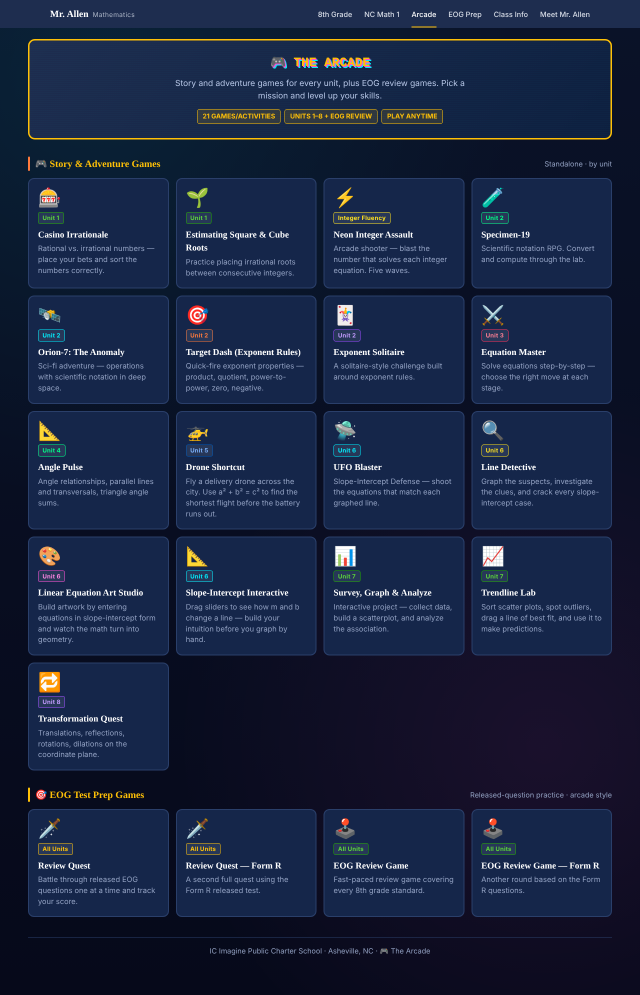
#> input picture arcade-1280.png, 1280 x 1989 px, given in place of arcade-1280.png_q01_a_before.png, which was not available (shown at 1/2 size)
$ python pair.py ../../arcade-1280.png
#> lines starting #> are read from the running program, lines starting #| are printed output that depends on the picture; pictures that were not available may be replaced by others from this repository, and a replacement may not be noted
import sys
from PIL import Image
tag=sys.argv[1]
for n in range(1,46):
    a=Image.open(f'shots/{tag}_q{n:02d}_a_before.png'); b=Image.open(f'shots/{tag}_q{n:02d}_b_after.png')
#> further down, a is the input picture: PIL image 1280x1989 RGB; mean R, G, B 25.3, 36.6, 64.6
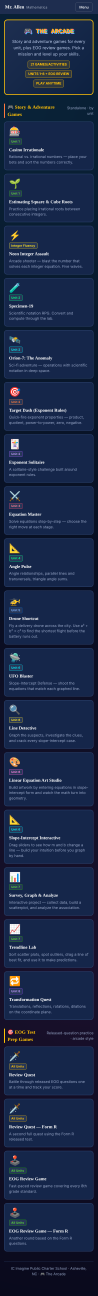
#> input picture arcade-390.png, 390 x 5182 px, given in place of arcade-1280.png_q01_b_after.png, which was not available (shown at 1/4 size)
#> further down, b is the input picture: PIL image 390x5182 RGB; mean R, G, B 27.9, 41.9, 72.4
    h=max(a.height,b.height); im=Image.new('RGB',(a.width+b.width+20,h),'white')
#> after `h = max(a.height, b.height)`: h = 5182
#> after `im = Image.new('RGB', (a.width + b.width + 20, h), 'white')`: im: PIL image 1690x5182 RGB; every value is 255
    im.paste(a,(0,0)); im.paste(b,(a.width+20,0)); im.save(f'shots/{tag}_pair{n:02d}.png')
#> after `im.paste(a, (0, 0))`:
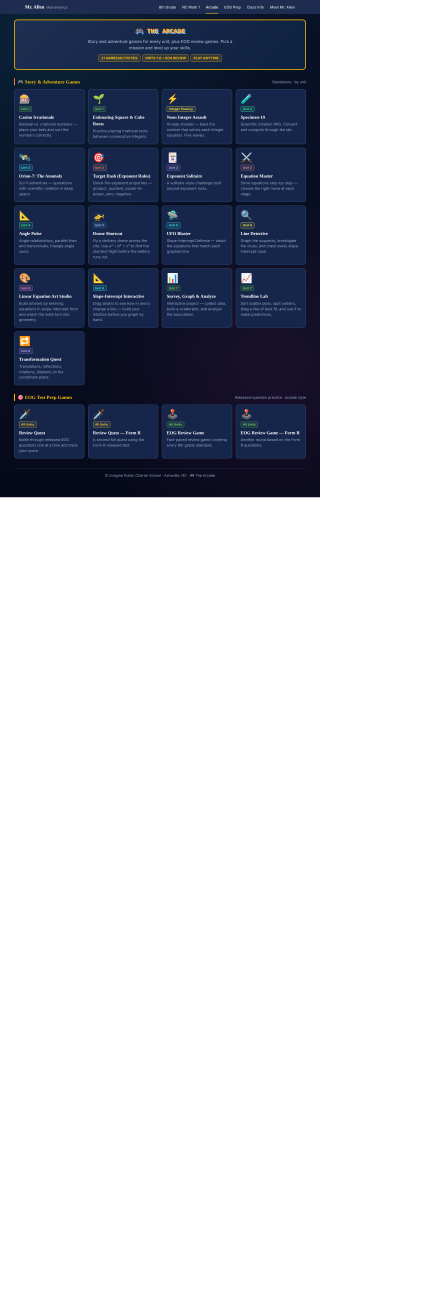
#> im: PIL image 1690x5182 RGB (shown at 1/4 size); mean R, G, B 188.2, 191.5, 199.7
#> after `im.paste(b, (a.width + 20, 0))`:
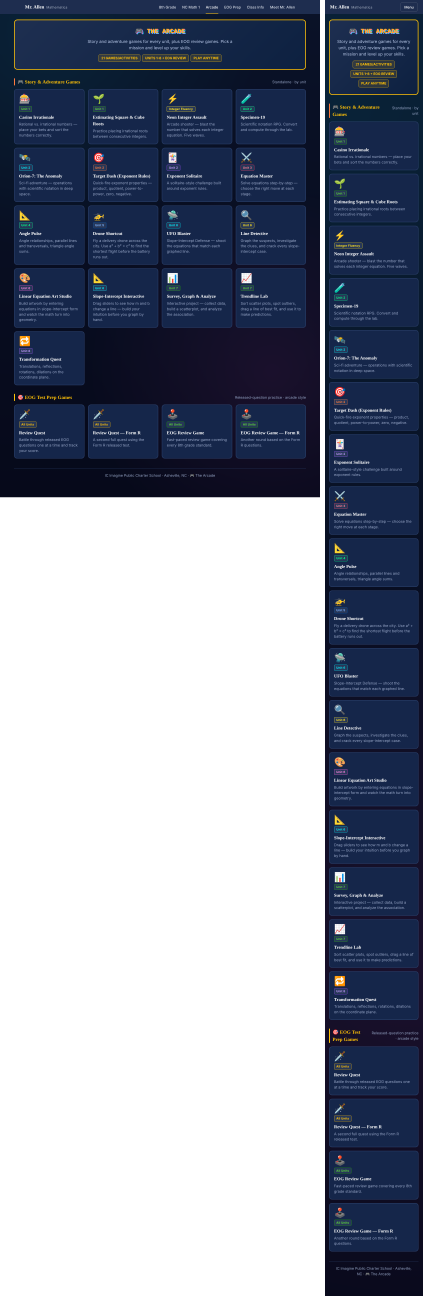
#> im: PIL image 1690x5182 RGB (shown at 1/4 size); mean R, G, B 135.8, 142.3, 157.5
#> (the run stopped early here; a loop or call above may not have finished)
